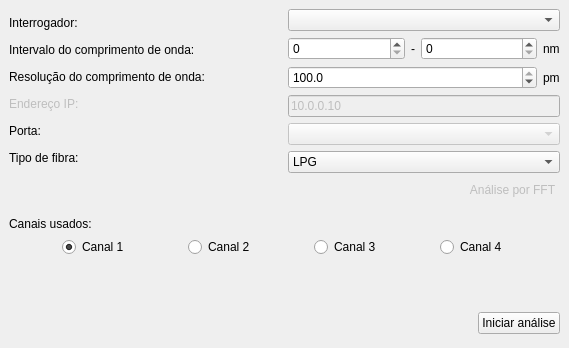
<?xml version="1.0" encoding="UTF-8"?>
<ui version="4.0">
 <class>ConfigWindow</class>
 <widget class="QMainWindow" name="ConfigWindow">
  <property name="windowModality">
   <enum>Qt::WindowModality::NonModal</enum>
  </property>
  <property name="geometry">
   <rect>
    <x>0</x>
    <y>0</y>
    <width>569</width>
    <height>348</height>
   </rect>
  </property>
  <property name="sizePolicy">
   <sizepolicy hsizetype="Preferred" vsizetype="Preferred">
    <horstretch>0</horstretch>
    <verstretch>0</verstretch>
   </sizepolicy>
  </property>
  <property name="minimumSize">
   <size>
    <width>0</width>
    <height>0</height>
   </size>
  </property>
  <property name="maximumSize">
   <size>
    <width>16777215</width>
    <height>16777215</height>
   </size>
  </property>
  <property name="windowTitle">
   <string>Configuração inicial</string>
  </property>
  <property name="toolButtonStyle">
   <enum>Qt::ToolButtonStyle::ToolButtonTextOnly</enum>
  </property>
  <widget class="QWidget" name="centralwidget">
   <property name="sizePolicy">
    <sizepolicy hsizetype="Preferred" vsizetype="Preferred">
     <horstretch>0</horstretch>
     <verstretch>0</verstretch>
    </sizepolicy>
   </property>
   <property name="contextMenuPolicy">
    <enum>Qt::ContextMenuPolicy::DefaultContextMenu</enum>
   </property>
   <property name="acceptDrops">
    <bool>false</bool>
   </property>
   <property name="autoFillBackground">
    <bool>false</bool>
   </property>
   <layout class="QVBoxLayout" name="verticalLayout">
    <item>
     <layout class="QHBoxLayout" name="main_hlay">
      <item>
       <layout class="QVBoxLayout" name="labels_vlay">
        <item>
         <widget class="QLabel" name="inter_lbl">
          <property name="sizePolicy">
           <sizepolicy hsizetype="Expanding" vsizetype="Maximum">
            <horstretch>0</horstretch>
            <verstretch>0</verstretch>
           </sizepolicy>
          </property>
          <property name="text">
           <string>Interrogador:</string>
          </property>
          <property name="textFormat">
           <enum>Qt::TextFormat::PlainText</enum>
          </property>
         </widget>
        </item>
        <item>
         <widget class="QLabel" name="range_lbl">
          <property name="sizePolicy">
           <sizepolicy hsizetype="Expanding" vsizetype="Maximum">
            <horstretch>0</horstretch>
            <verstretch>0</verstretch>
           </sizepolicy>
          </property>
          <property name="text">
           <string>Intervalo do comprimento de onda:</string>
          </property>
          <property name="textFormat">
           <enum>Qt::TextFormat::PlainText</enum>
          </property>
         </widget>
        </item>
        <item>
         <widget class="QLabel" name="res_lbl">
          <property name="sizePolicy">
           <sizepolicy hsizetype="Expanding" vsizetype="Maximum">
            <horstretch>0</horstretch>
            <verstretch>0</verstretch>
           </sizepolicy>
          </property>
          <property name="text">
           <string>Resolução do comprimento de onda:</string>
          </property>
          <property name="textFormat">
           <enum>Qt::TextFormat::PlainText</enum>
          </property>
         </widget>
        </item>
        <item>
         <widget class="QLabel" name="ip_lbl">
          <property name="enabled">
           <bool>false</bool>
          </property>
          <property name="sizePolicy">
           <sizepolicy hsizetype="Expanding" vsizetype="Maximum">
            <horstretch>0</horstretch>
            <verstretch>0</verstretch>
           </sizepolicy>
          </property>
          <property name="text">
           <string>Endereço IP:</string>
          </property>
         </widget>
        </item>
        <item>
         <widget class="QLabel" name="com_lbl">
          <property name="sizePolicy">
           <sizepolicy hsizetype="Expanding" vsizetype="Maximum">
            <horstretch>0</horstretch>
            <verstretch>0</verstretch>
           </sizepolicy>
          </property>
          <property name="text">
           <string>Porta:</string>
          </property>
          <property name="textFormat">
           <enum>Qt::TextFormat::PlainText</enum>
          </property>
         </widget>
        </item>
        <item>
         <widget class="QLabel" name="fiber_lbl">
          <property name="sizePolicy">
           <sizepolicy hsizetype="Expanding" vsizetype="Maximum">
            <horstretch>0</horstretch>
            <verstretch>0</verstretch>
           </sizepolicy>
          </property>
          <property name="text">
           <string>Tipo de fibra:</string>
          </property>
         </widget>
        </item>
       </layout>
      </item>
      <item>
       <layout class="QVBoxLayout" name="combos_vlay">
        <item>
         <widget class="QComboBox" name="inter_combo">
          <property name="sizePolicy">
           <sizepolicy hsizetype="Expanding" vsizetype="Maximum">
            <horstretch>0</horstretch>
            <verstretch>0</verstretch>
           </sizepolicy>
          </property>
          <property name="currentText">
           <string/>
          </property>
          <property name="currentIndex">
           <number>-1</number>
          </property>
          <property name="maxVisibleItems">
           <number>6</number>
          </property>
         </widget>
        </item>
        <item>
         <layout class="QHBoxLayout" name="com_hlay">
          <item>
           <widget class="QSpinBox" name="minNm_spin">
            <property name="sizePolicy">
             <sizepolicy hsizetype="Expanding" vsizetype="Fixed">
              <horstretch>0</horstretch>
              <verstretch>0</verstretch>
             </sizepolicy>
            </property>
            <property name="singleStep">
             <number>50</number>
            </property>
           </widget>
          </item>
          <item>
           <widget class="QLabel" name="label_5">
            <property name="sizePolicy">
             <sizepolicy hsizetype="Preferred" vsizetype="Preferred">
              <horstretch>0</horstretch>
              <verstretch>0</verstretch>
             </sizepolicy>
            </property>
            <property name="text">
             <string>-</string>
            </property>
            <property name="alignment">
             <set>Qt::AlignmentFlag::AlignRight|Qt::AlignmentFlag::AlignTrailing|Qt::AlignmentFlag::AlignVCenter</set>
            </property>
           </widget>
          </item>
          <item>
           <widget class="QSpinBox" name="maxNm_spin">
            <property name="sizePolicy">
             <sizepolicy hsizetype="Expanding" vsizetype="Fixed">
              <horstretch>0</horstretch>
              <verstretch>0</verstretch>
             </sizepolicy>
            </property>
            <property name="singleStep">
             <number>50</number>
            </property>
           </widget>
          </item>
          <item>
           <widget class="QLabel" name="label_6">
            <property name="text">
             <string>nm</string>
            </property>
           </widget>
          </item>
         </layout>
        </item>
        <item>
         <layout class="QHBoxLayout" name="horizontalLayout">
          <item>
           <widget class="QDoubleSpinBox" name="resPm_spin">
            <property name="locale">
             <locale language="English" country="UnitedStates"/>
            </property>
            <property name="decimals">
             <number>1</number>
            </property>
            <property name="minimum">
             <double>1.000000000000000</double>
            </property>
            <property name="singleStep">
             <double>0.100000000000000</double>
            </property>
            <property name="value">
             <double>100.000000000000000</double>
            </property>
           </widget>
          </item>
          <item>
           <widget class="QLabel" name="label_7">
            <property name="sizePolicy">
             <sizepolicy hsizetype="Maximum" vsizetype="Preferred">
              <horstretch>0</horstretch>
              <verstretch>0</verstretch>
             </sizepolicy>
            </property>
            <property name="text">
             <string>pm</string>
            </property>
           </widget>
          </item>
         </layout>
        </item>
        <item>
         <widget class="QLineEdit" name="ip_lineEdit">
          <property name="enabled">
           <bool>false</bool>
          </property>
          <property name="sizePolicy">
           <sizepolicy hsizetype="Expanding" vsizetype="Maximum">
            <horstretch>0</horstretch>
            <verstretch>0</verstretch>
           </sizepolicy>
          </property>
          <property name="text">
           <string>10.0.0.10</string>
          </property>
          <property name="maxLength">
           <number>15</number>
          </property>
          <property name="echoMode">
           <enum>QLineEdit::EchoMode::Normal</enum>
          </property>
          <property name="cursorMoveStyle">
           <enum>Qt::CursorMoveStyle::LogicalMoveStyle</enum>
          </property>
          <property name="clearButtonEnabled">
           <bool>false</bool>
          </property>
         </widget>
        </item>
        <item>
         <widget class="QComboBox" name="port_combo">
          <property name="enabled">
           <bool>false</bool>
          </property>
          <property name="sizePolicy">
           <sizepolicy hsizetype="Expanding" vsizetype="Maximum">
            <horstretch>0</horstretch>
            <verstretch>0</verstretch>
           </sizepolicy>
          </property>
          <property name="currentIndex">
           <number>-1</number>
          </property>
         </widget>
        </item>
        <item>
         <widget class="QComboBox" name="fiber_combo">
          <property name="sizePolicy">
           <sizepolicy hsizetype="Expanding" vsizetype="Maximum">
            <horstretch>0</horstretch>
            <verstretch>0</verstretch>
           </sizepolicy>
          </property>
          <item>
           <property name="text">
            <string>LPG</string>
           </property>
          </item>
          <item>
           <property name="text">
            <string>FBG</string>
           </property>
          </item>
          <item>
           <property name="text">
            <string>Interferômetro</string>
           </property>
          </item>
         </widget>
        </item>
       </layout>
      </item>
     </layout>
    </item>
    <item>
     <layout class="QHBoxLayout" name="horizontalLayout_2">
      <item>
       <spacer name="horizontalSpacer_2">
        <property name="orientation">
         <enum>Qt::Orientation::Horizontal</enum>
        </property>
        <property name="sizeHint" stdset="0">
         <size>
          <width>40</width>
          <height>20</height>
         </size>
        </property>
       </spacer>
      </item>
      <item>
       <widget class="QPushButton" name="startfft_btn">
        <property name="enabled">
         <bool>false</bool>
        </property>
        <property name="sizePolicy">
         <sizepolicy hsizetype="Preferred" vsizetype="Fixed">
          <horstretch>0</horstretch>
          <verstretch>0</verstretch>
         </sizepolicy>
        </property>
        <property name="palette">
         <palette>
          <active>
           <colorrole role="Button">
            <brush brushstyle="SolidPattern">
             <color alpha="255">
              <red>0</red>
              <green>0</green>
              <blue>127</blue>
             </color>
            </brush>
           </colorrole>
           <colorrole role="ButtonText">
            <brush brushstyle="SolidPattern">
             <color alpha="255">
              <red>0</red>
              <green>0</green>
              <blue>127</blue>
             </color>
            </brush>
           </colorrole>
          </active>
          <inactive>
           <colorrole role="Button">
            <brush brushstyle="SolidPattern">
             <color alpha="255">
              <red>0</red>
              <green>0</green>
              <blue>127</blue>
             </color>
            </brush>
           </colorrole>
           <colorrole role="ButtonText">
            <brush brushstyle="SolidPattern">
             <color alpha="255">
              <red>0</red>
              <green>0</green>
              <blue>127</blue>
             </color>
            </brush>
           </colorrole>
          </inactive>
          <disabled>
           <colorrole role="Button">
            <brush brushstyle="SolidPattern">
             <color alpha="255">
              <red>0</red>
              <green>0</green>
              <blue>127</blue>
             </color>
            </brush>
           </colorrole>
          </disabled>
         </palette>
        </property>
        <property name="layoutDirection">
         <enum>Qt::LayoutDirection::RightToLeft</enum>
        </property>
        <property name="text">
         <string>Análise por FFT</string>
        </property>
        <property name="flat">
         <bool>true</bool>
        </property>
       </widget>
      </item>
     </layout>
    </item>
    <item>
     <spacer name="verticalSpacer_2">
      <property name="orientation">
       <enum>Qt::Orientation::Vertical</enum>
      </property>
      <property name="sizeType">
       <enum>QSizePolicy::Policy::Fixed</enum>
      </property>
      <property name="sizeHint" stdset="0">
       <size>
        <width>20</width>
        <height>10</height>
       </size>
      </property>
     </spacer>
    </item>
    <item>
     <widget class="QLabel" name="ch_lbl">
      <property name="text">
       <string>Canais usados:</string>
      </property>
     </widget>
    </item>
    <item>
     <layout class="QHBoxLayout" name="horizontalLayout_3">
      <item>
       <widget class="QRadioButton" name="ch1_radio">
        <property name="sizePolicy">
         <sizepolicy hsizetype="Maximum" vsizetype="Preferred">
          <horstretch>0</horstretch>
          <verstretch>0</verstretch>
         </sizepolicy>
        </property>
        <property name="text">
         <string>Canal 1</string>
        </property>
        <property name="checked">
         <bool>true</bool>
        </property>
        <property name="autoExclusive">
         <bool>false</bool>
        </property>
       </widget>
      </item>
      <item>
       <widget class="QRadioButton" name="ch2_radio">
        <property name="sizePolicy">
         <sizepolicy hsizetype="Maximum" vsizetype="Preferred">
          <horstretch>0</horstretch>
          <verstretch>0</verstretch>
         </sizepolicy>
        </property>
        <property name="text">
         <string>Canal 2</string>
        </property>
        <property name="autoExclusive">
         <bool>false</bool>
        </property>
       </widget>
      </item>
      <item>
       <widget class="QRadioButton" name="ch3_radio">
        <property name="sizePolicy">
         <sizepolicy hsizetype="Maximum" vsizetype="Preferred">
          <horstretch>0</horstretch>
          <verstretch>0</verstretch>
         </sizepolicy>
        </property>
        <property name="text">
         <string>Canal 3</string>
        </property>
        <property name="autoExclusive">
         <bool>false</bool>
        </property>
       </widget>
      </item>
      <item>
       <widget class="QRadioButton" name="ch4_radio">
        <property name="sizePolicy">
         <sizepolicy hsizetype="Maximum" vsizetype="Preferred">
          <horstretch>0</horstretch>
          <verstretch>0</verstretch>
         </sizepolicy>
        </property>
        <property name="text">
         <string>Canal 4</string>
        </property>
        <property name="autoExclusive">
         <bool>false</bool>
        </property>
       </widget>
      </item>
     </layout>
    </item>
    <item>
     <spacer name="verticalSpacer">
      <property name="orientation">
       <enum>Qt::Orientation::Vertical</enum>
      </property>
      <property name="sizeType">
       <enum>QSizePolicy::Policy::Expanding</enum>
      </property>
      <property name="sizeHint" stdset="0">
       <size>
        <width>20</width>
        <height>40</height>
       </size>
      </property>
     </spacer>
    </item>
    <item>
     <layout class="QHBoxLayout" name="iniciar_hlay">
      <property name="spacing">
       <number>10</number>
      </property>
      <property name="sizeConstraint">
       <enum>QLayout::SizeConstraint::SetDefaultConstraint</enum>
      </property>
      <property name="topMargin">
       <number>30</number>
      </property>
      <property name="bottomMargin">
       <number>5</number>
      </property>
      <item>
       <spacer name="horizontalSpacer">
        <property name="orientation">
         <enum>Qt::Orientation::Horizontal</enum>
        </property>
        <property name="sizeHint" stdset="0">
         <size>
          <width>40</width>
          <height>20</height>
         </size>
        </property>
       </spacer>
      </item>
      <item>
       <widget class="QPushButton" name="start_btn">
        <property name="sizePolicy">
         <sizepolicy hsizetype="Preferred" vsizetype="Maximum">
          <horstretch>0</horstretch>
          <verstretch>0</verstretch>
         </sizepolicy>
        </property>
        <property name="text">
         <string>Iniciar análise</string>
        </property>
       </widget>
      </item>
     </layout>
    </item>
   </layout>
  </widget>
 </widget>
 <resources/>
 <connections/>
</ui>
